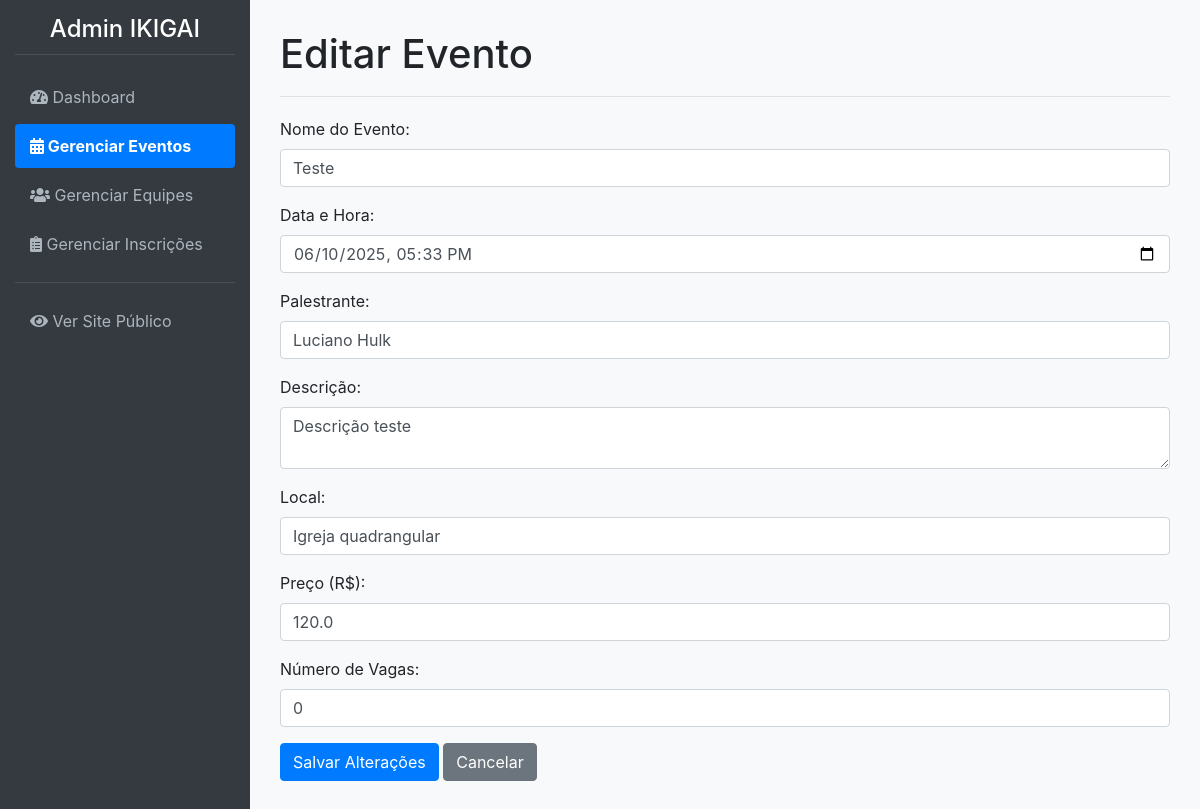
The app's page /admin/eventos/1/editar (signed in), older data.
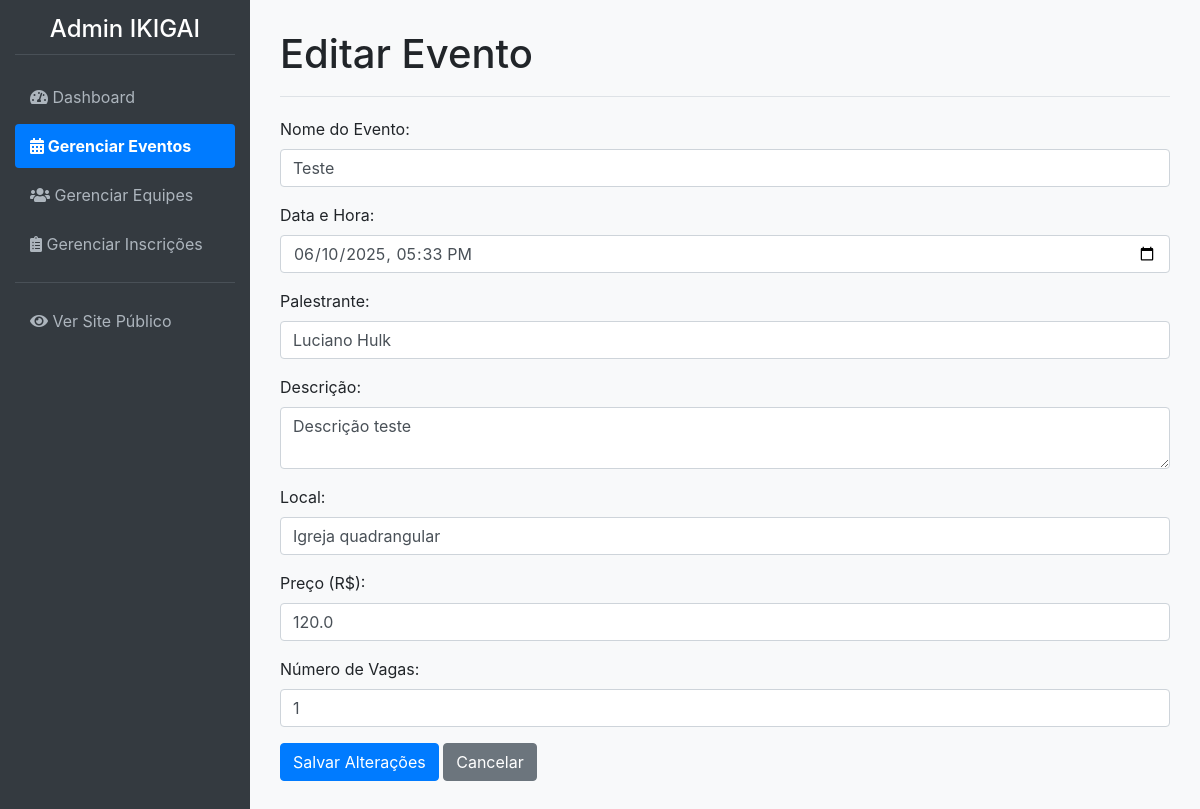
The same page, newer data.
### app/models.py (models this page shows, shortened)
class Evento(db.Model):
    __tablename__ = 'eventos'
    id = db.Column(db.Integer, primary_key=True)
    nome_evento = db.Column(db.String(200), nullable=False)
    data_hora_evento = db.Column(db.DateTime, nullable=False)
    palestrante = db.Column(db.String(100))
    imagem_palestrante = db.Column(db.String(300), nullable=True) # URL para a imagem
    descricao = db.Column(db.Text)
    local_evento = db.Column(db.String(200))
    preco = db.Column(db.Float, default=0.0)
    numero_vagas = db.Column(db.Integer, nullable=False)
    inscricoes = db.relationship('Inscricao', backref='evento', lazy=True)

### app/admin/routes.py (the view, shortened to what this page needs)
@bp.route('/eventos/<int:evento_id>/editar', methods=['GET', 'POST'])
@login_required
def editar_evento(evento_id):
    evento = Evento.query.get_or_404(evento_id)
    data_para_form = evento.data_hora_evento.strftime('%Y-%m-%dT%H:%M')
    return render_template('admin/admin_form_evento.html', titulo_form="Editar Evento", evento_dados=evento,
                           data_para_form=data_para_form)

### app/__init__.py (called while the page is built)
@login_manager.user_loader
def load_user(user_id):
    return models.User.query.get(int(user_id))

### app/admin/routes.py (called while the page is built)
@bp.before_request
def before_request_handler():
    if current_app.config.get('DEBUG') and not current_user.is_authenticated:
        user = User.query.first()
        if user:
            login_user(user)

### app/templates/admin/admin_form_evento.html (shortened to what this page needs)
{% extends 'admin/admin_base.html' %}
{% block page_title %}{{ titulo_form }}{% endblock %}
{% block content %}
<form method="POST">
    <div class="form-group">
        <label for="nome_evento">Nome do Evento:</label>
        <input type="text" class="form-control"  id="nome_evento" name="nome_evento" value="{{ evento_dados.nome_evento if evento_dados else '' }}" required>
    </div>
    <div class="form-group">
        <label for="data_hora_evento">Data e Hora:</label>
        <input type="datetime-local" class="form-control "  id="data_hora_evento" name="data_hora_evento" value="{{ data_para_form if data_para_form else '' }}" required>
    </div>
    <div class="form-group">
        <label for="palestrante">Palestrante:</label>
        <input type="text" class="form-control "  id="palestrante" name="palestrante" value="{{ evento_dados.palestrante if evento_dados else '' }}">
    </div>
    <div class="form-group">
        <label for="descricao">Descrição:</label>
        <textarea class="form-control " id="descricao" name="descricao">{{ evento_dados.descricao if evento_dados else '' }}</textarea>
    </div>
    <div class="form-group">
        <label for="local_evento">Local:</label>
        <input type="text" class="form-control " id="local_evento" name="local_evento" value="{{ evento_dados.local_evento if evento_dados else '' }}">
    </div>
    <div class="form-group">
        <label for="preco">Preço (R$):</label>
        <input type="text" class="form-control" step="0.01" min="0" id="preco" name="preco" value="{{ evento_dados.preco if evento_dados else '0.00' }}">
    </div>
    <div class="form-group">
        <label for="numero_vagas">Número de Vagas:</label>
        <input type="text" class="form-control " min="0" id="numero_vagas" name="numero_vagas" value="{{ evento_dados.numero_vagas if evento_dados else '' }}" required>
    </div>
    <div class="form-group">
        <input type="submit" value="{{ 'Salvar Alterações' if 'Editar' in titulo_form else 'Cadastrar Evento' }}" class="btn btn-primary">
        <a href="{{ url_for('admin.gerenciar_eventos') }}" class="btn btn-secondary">Cancelar</a>
    </div>
</form>
{% endblock %}

Row changes from the older to the newer data that the page shows:
changed Evento "Teste": numero_vagas "0" → "1"
